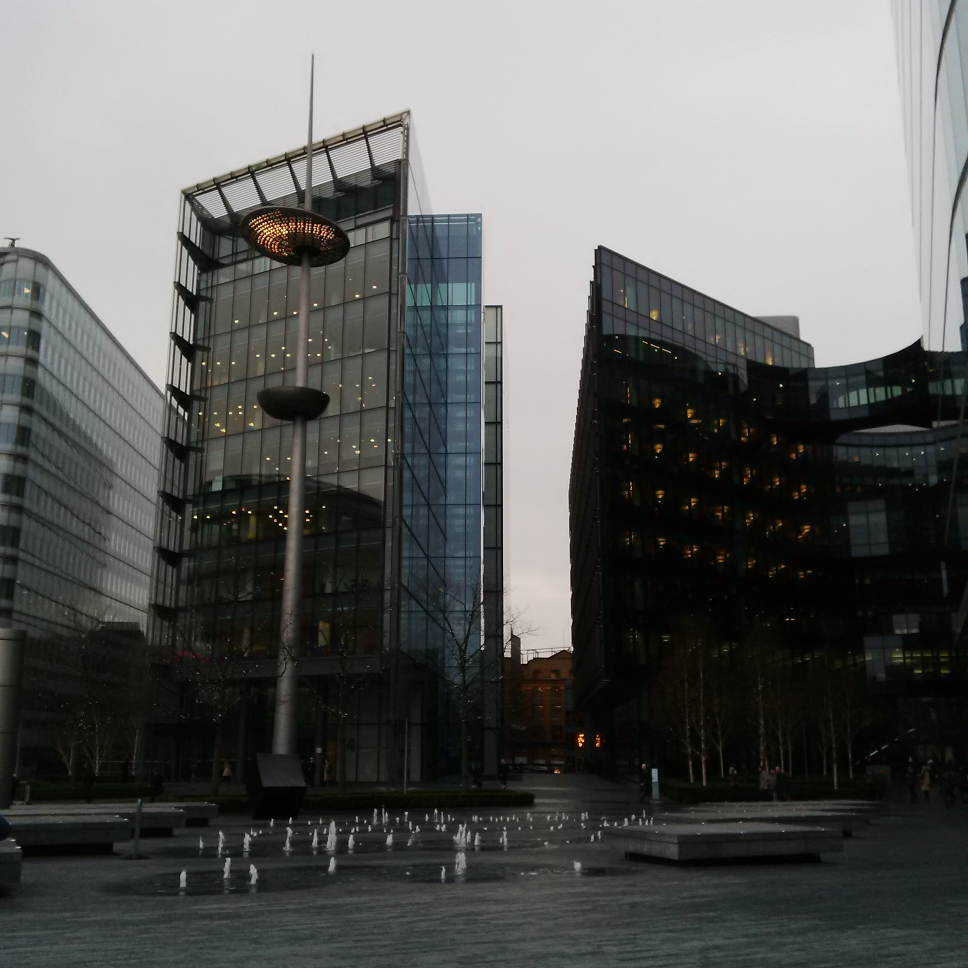
#> input picture Building.jpg, 1936 x 1936 px, found by its file name (shown at 1/2 size)
$ python idealadjusttool.py
#> lines starting #> are read from the running program, lines starting #| are printed output that depends on the picture; after the words box and inside, x2 and y2 are one past the last pixel; in counts of white or black regions, pixels touching at a corner belong together; long printed decimals are rounded
import cv2
import numpy as np
import matplotlib.pyplot as plt

def analyze_image(image_path):
    # 이미지 로드
#> called with image_path = '/content/Building.jpg'
    image = cv2.imread(image_path)
#> image is the input picture: shape (1936, 1936, 3); mean B, G, R 91.6, 93.5, 92.2

    # 이미지가 로드되지 않은 경우 오류 메시지 출력
    if image is None:
        print("이미지를 불러올 수 없습니다.")
        return

    # 밝기 조정
    brightness_adjusted = cv2.convertScaleAbs(image, alpha=1.2, beta=30)  # 알파: 대비 조정, 베타: 밝기 조정

    # 샤프닝
    kernel = np.array([[0, -1, 0], [-1, 5, -1], [0, -1, 0]])  # 샤프닝 커널
    sharpened_image = cv2.filter2D(brightness_adjusted, -1, kernel)

    # 엣지 검출
    edges = cv2.Canny(sharpened_image, 100, 200)
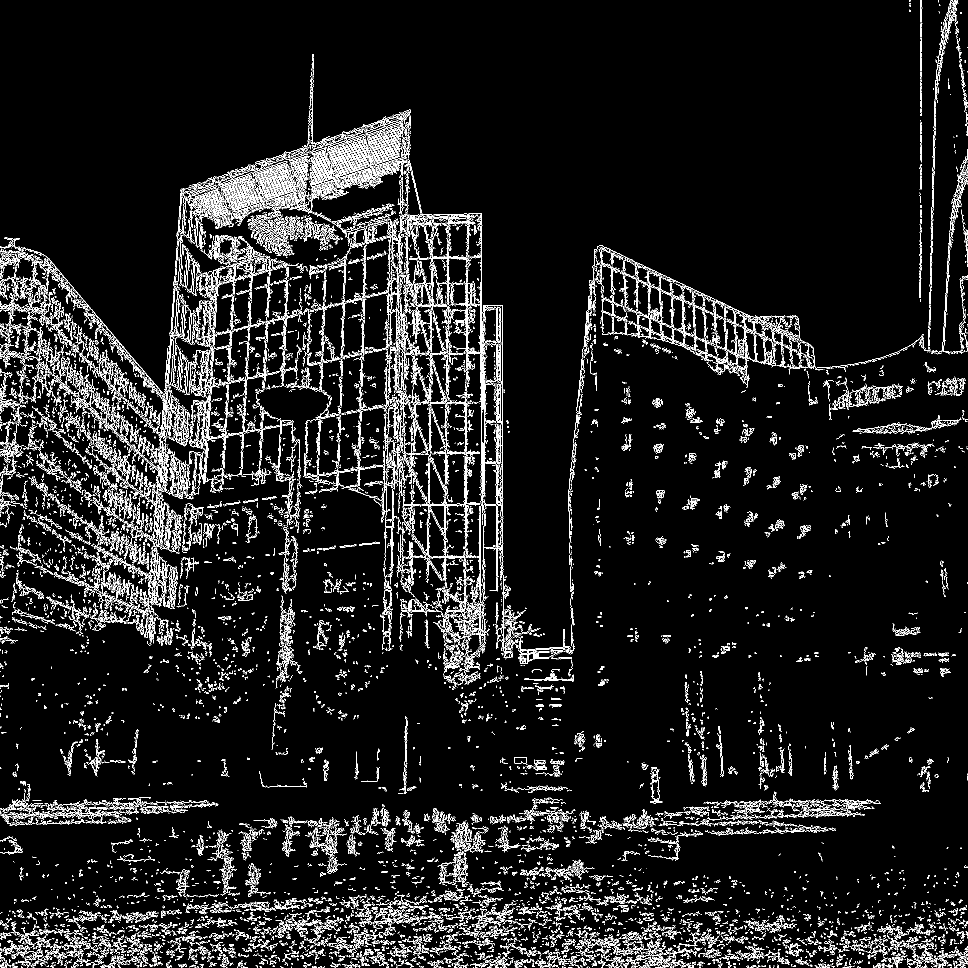
#> edges: shape (1936, 1936) (shown at 1/2 size); 7.2% white in thin lines or dots

    # 결과 시각화
    plt.figure(figsize=(15, 10))

    plt.subplot(2, 2, 1)
    plt.imshow(cv2.cvtColor(image, cv2.COLOR_BGR2RGB))
    plt.title('Original Image')

    plt.subplot(2, 2, 2)
    plt.imshow(cv2.cvtColor(brightness_adjusted, cv2.COLOR_BGR2RGB))
    plt.title('Brightness Adjusted Image')

    plt.subplot(2, 2, 3)
    plt.imshow(cv2.cvtColor(sharpened_image, cv2.COLOR_BGR2RGB))
    plt.title('Sharpened Image')

    plt.subplot(2, 2, 4)
    plt.imshow(edges, cmap='gray')
    plt.title('Edge Detection Image')

    plt.tight_layout()
    plt.show()
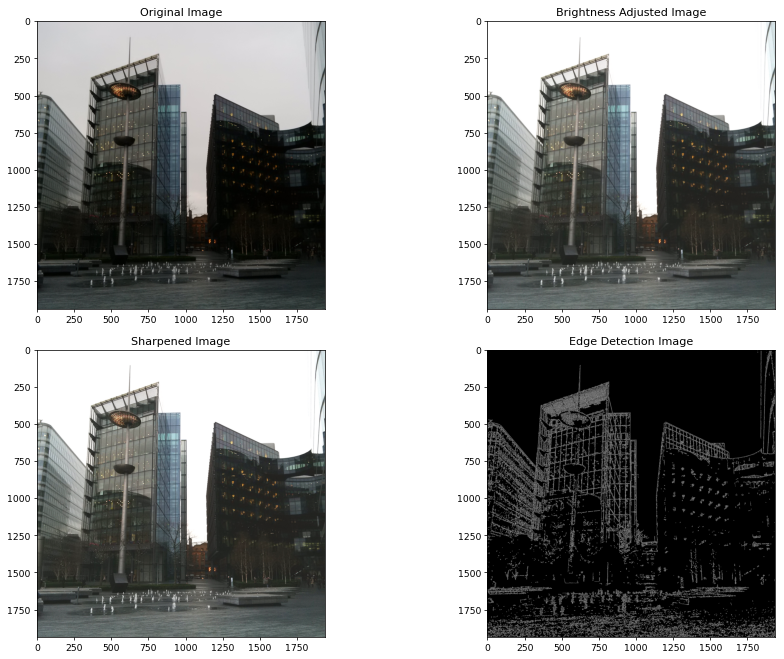
#> figure drawn by matplotlib, 4 panels

    # 사진 히스토그램 출력
    plot_image_histogram(image, 'Original Image Histogram')
    plot_image_histogram(brightness_adjusted, 'Brightness Adjusted Image Histogram')

    # Composition recommendation
    recommend_composition(image, brightness_adjusted)

def plot_image_histogram(image, title):
    # 그레이스케일로 변환
#> called with title = 'Original Image Histogram'
    gray_image = cv2.cvtColor(image, cv2.COLOR_BGR2GRAY)

    # 밝기 구간별로 픽셀 수 계산
    darkest = np.sum((gray_image >= 0) & (gray_image < 51))
#> darkest = 1643880
    dark = np.sum((gray_image >= 51) & (gray_image < 102))
#> dark = 798505
    mid = np.sum((gray_image >= 102) & (gray_image < 153))
#> mid = 151741
    light = np.sum((gray_image >= 153) & (gray_image < 204))
#> light = 205104
    lightest = np.sum((gray_image >= 204) & (gray_image <= 255))
#> lightest = 948866

    # 밝기 구간별 데이터 시각화
    labels = ['Darkest Tones', 'Dark Tones', 'Mid Tones', 'Light Tones', 'Lightest Tones']
    values = [darkest, dark, mid, light, lightest]
#> values = [1643880, 798505, 151741, 205104, 948866]

    plt.figure(figsize=(8, 6))
    plt.bar(labels, values, color='gray')
    plt.title(title)
    plt.xlabel('Brightness Range')
    plt.ylabel('Number of Pixels')
    plt.show()
#> call 2 of plot_image_histogram, with title = 'Brightness Adjusted Image Histogram'
#> in plot_image_histogram (call 2), `darkest = np.sum((gray_image >= 0) & (gray_image < 51))`: darkest = 853416
#> in plot_image_histogram (call 2), `dark = np.sum((gray_image >= 51) & (gray_image < 102))`: dark = 990330
#> in plot_image_histogram (call 2), `mid = np.sum((gray_image >= 102) & (gray_image < 153))`: mid = 600845
#> in plot_image_histogram (call 2), `light = np.sum((gray_image >= 153) & (gray_image < 204))`: light = 135853
#> in plot_image_histogram (call 2), `lightest = np.sum((gray_image >= 204) & (gray_image <= 255))`: lightest = 1167652
#> in plot_image_histogram (call 2), `values = [darkest, dark, mid, light, lightest]`: values = [853416, 990330, 600845, 135853, 1167652]
#> in plot_image_histogram (call 2), `plt.show()`:
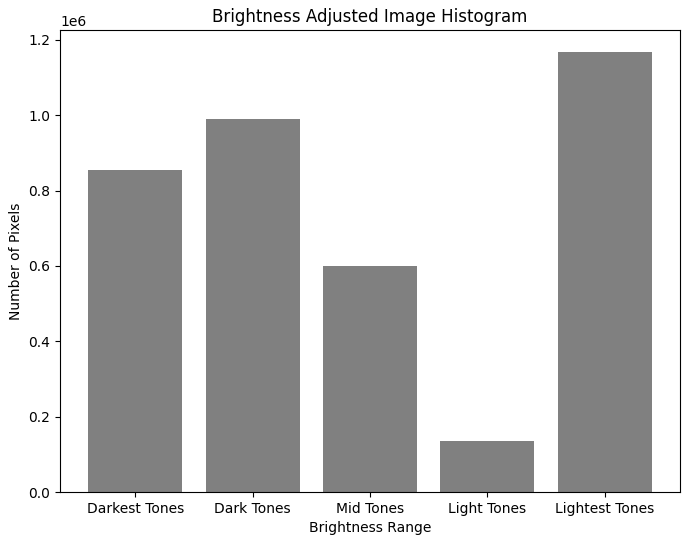
#> figure drawn by matplotlib, 1 panel; tallest bar 1167652 high, from x = 3.6 to 4.4

def recommend_composition(original_image, brightness_adjusted):
    # 원본 이미지의 밝기 및 대비 분석
    gray_image = cv2.cvtColor(original_image, cv2.COLOR_BGR2GRAY)
    mean_brightness = cv2.mean(gray_image)[0]
#> mean_brightness = 92.91
    contrast = gray_image.std()  # 대비는 표준 편차로 간주
#> contrast = 82.36

    # 색상 통계
    mean_color = cv2.mean(original_image)[:3]  # RGB 평균 값
#> mean_color = (91.58, 93.55, 92.17)
    color_stddev = np.std(original_image, axis=(0, 1))  # 색상 표준 편차
#> color_stddev = [83.37, 81.73, 83.36]

    # 분석 결과 출력
    print(f"Mean Brightness: {mean_brightness:.2f}")
#| Mean Brightness: 92.91
    print(f"Contrast: {contrast:.2f}")
#| Contrast: 82.36
    print(f"Mean Color (B, G, R): {mean_color}")
#| Mean Color (B, G, R): (91.580, 93.546, 92.172)
    print(f"Color Standard Deviation: {color_stddev}")
#| Color Standard Deviation: [83.374 81.733 83.361]

    # 동적 추천 밝기 및 대비 계산
    recommended_brightness = calculate_recommended_brightness(mean_brightness)
#> recommended_brightness = 110
    recommended_contrast = calculate_recommended_contrast(contrast)
#> recommended_contrast = 97.36

    # 구성 추천 기준
    lighting_advice = generate_lighting_advice(mean_brightness)
    contrast_advice = generate_contrast_advice(contrast)

    # 분석 기반의 상세 추천
    recommendations = (
        f"Based on the analysis:\n"
        f"- Mean Brightness: {mean_brightness:.2f} suggests: {lighting_advice}\n"
        f"- Contrast: {contrast:.2f} suggests: {contrast_advice}\n"
        f"- Mean Color Values (B, G, R): {mean_color}\n"
        f"- Consider adjusting the colors based on their standard deviation: {color_stddev}. "
        f"High standard deviation might indicate a vibrant scene, while low values could suggest a more uniform color distribution."
    )

    recommendations += (
        f"\n\nFor better results, aim for a brightness of around {recommended_brightness:.2f} and "
        f"a contrast of around {recommended_contrast:.2f}."
    )

    print("Recommendations for Better Composition:")
    print(recommendations)

    # 추천에 따라 조정 적용
    adjusted_image = apply_recommendations(original_image, recommended_brightness, recommended_contrast)

    # 원본 및 조정된 이미지 비교
    compare_images(original_image, adjusted_image)

def calculate_recommended_brightness(mean_brightness):
    # 평균 밝기를 기반으로 동적 추천 밝기 계산
    if mean_brightness < 100:
        return 110  # 낮은 밝기 증가
    elif mean_brightness >= 100 and mean_brightness <= 130:
        return mean_brightness + 5  # 중간 밝기 약간 증가
    else:
        return mean_brightness - 20

def calculate_recommended_contrast(contrast):
    # 현재 대비를 기반으로 동적 추천 대비 계산
    if contrast < 50:
        return 70  # 낮은 대비 증가
    else:
        return contrast + 15  # 적절한 대비에서 약간 증가

def generate_lighting_advice(mean_brightness):
    # 평균 밝기에 따른 조명 조언 생성
    if mean_brightness < 100:
        return "Increase the lighting. Consider using a flash or additional light sources."
    elif mean_brightness >= 100 and mean_brightness < 130:
        return "Lighting is adequate, but a slight increase might enhance the image."
    else:
        return "Lighting is optimal. You may maintain current conditions."

def generate_contrast_advice(contrast):
    # 대비에 따른 조언 생성
#| Based on the analysis:
#| - Mean Brightness: 92.91 suggests: Increase the lighting. Consider using a flash or additional light sources.
#| - Contrast: 82.36 suggests: Contrast levels are satisfactory. Good for capturing details.
#| - Mean Color Values (B, G, R): (91.580, 93.546, 92.172)
#| - Consider adjusting the colors based on their standard deviation: [83.374 81.733 83.361]. High standard deviation might indicate a vibrant scene, while low values could sugg
    if contrast < 50:
        return "Increase contrast by adjusting the camera settings or post-processing."
    else:
        return "Contrast levels are satisfactory. Good for capturing details."

def apply_recommendations(original_image, recommended_brightness, recommended_contrast):
    # 이미지 복사
#> called with recommended_brightness = 110, recommended_contrast = 97.36
    adjusted_image = original_image.copy()

    # LAB 색 공간으로 변환하여 대비 조정
    lab = cv2.cvtColor(adjusted_image, cv2.COLOR_BGR2LAB)
#> lab: shape (1936, 1936, 3); mean of channels 0, 1, 2 95.5, 127.1, 128.9
    l, a, b = cv2.split(lab)
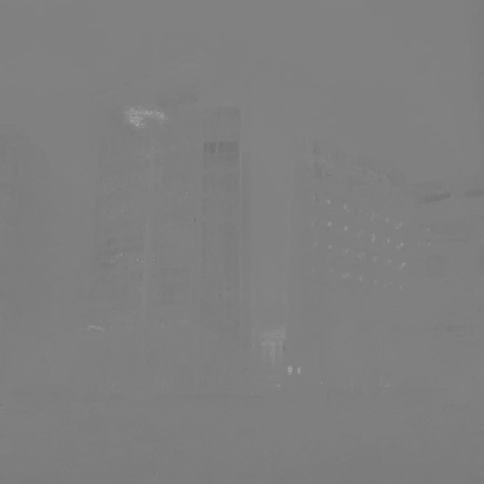
#> a: shape (1936, 1936) (shown at 1/4 size); min 98, max 173, mean 127.1

    # CLAHE 적용 (Contrast Limited Adaptive Histogram Equalization)
    clahe = cv2.createCLAHE(clipLimit=2.0, tileGridSize=(8, 8))
    l = clahe.apply(l)

    # LAB 색 공간에서 다시 병합
    adjusted_image = cv2.merge((l, a, b))
#> adjusted_image: shape (1936, 1936, 3); mean of channels 0, 1, 2 113.2, 127.1, 128.9
    adjusted_image = cv2.cvtColor(adjusted_image, cv2.COLOR_LAB2BGR)

    # HSV 색 공간으로 변환하여 하늘 영역 마스킹
    hsv = cv2.cvtColor(adjusted_image, cv2.COLOR_BGR2HSV)
#> hsv: shape (1936, 1936, 3); mean H, S, V 59.7, 30.8, 112.2
    lower_blue = np.array([90, 50, 50])   # 하늘색 범위 설정
    upper_blue = np.array([140, 255, 255])
    sky_mask = cv2.inRange(hsv, lower_blue, upper_blue)
#> sky_mask: shape (1936, 1936); 2.2% white; 1307 white regions (1246 under 20 px), largest, box (x1, y1, x2, y2) and area: (809, 429, 963, 1170) 71362, (808, 927, 857, 1056) 2008, (1920, 634, 1936, 701) 659

    # 하늘 영역 조정
    sky_region = cv2.bitwise_and(adjusted_image, adjusted_image, mask=sky_mask)
    sky_region = cv2.convertScaleAbs(sky_region, alpha=1.05, beta=5)  # 하늘 색상 강도 및 대비 조정

    # 건물 및 다른 요소 마스킹
    building_mask = cv2.bitwise_not(sky_mask)
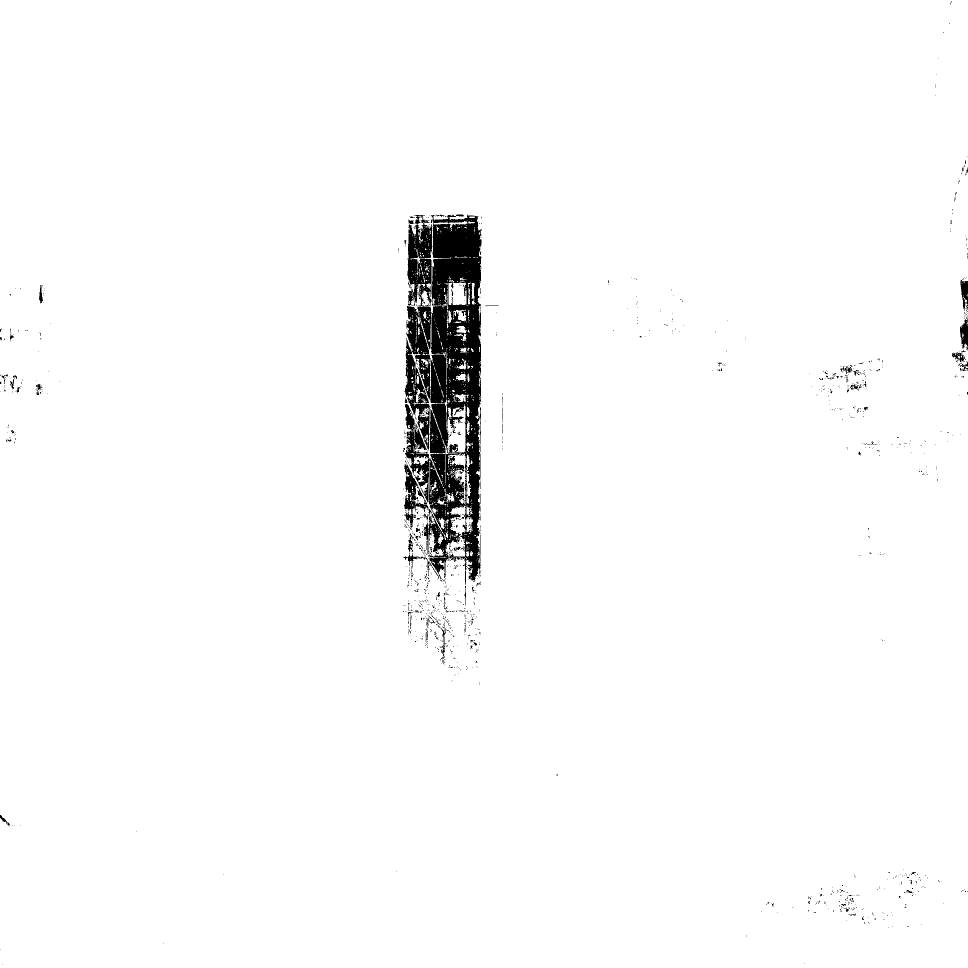
#> building_mask: shape (1936, 1936) (shown at 1/2 size); 97.8% white; 1307 black regions (1246 under 20 px), largest, box (x1, y1, x2, y2) and area: (809, 429, 963, 1170) 71362, (808, 927, 857, 1056) 2008, (1920, 634, 1936, 701) 659
    building_region = cv2.bitwise_and(adjusted_image, adjusted_image, mask=building_mask)
    building_region = cv2.convertScaleAbs(building_region, alpha=1.05, beta=0)  # 건물의 색상 및 대비 조정

    # 최종 이미지 결합
    final_image = cv2.add(sky_region, building_region)

    # 색상 균형 조정
    final_image = cv2.convertScaleAbs(final_image, alpha=1.0, beta=0)

    return final_image

# [23 lines left out: function local_brightness_correction, not called in this run]

def compare_images(original_image, adjusted_image):
    # 원본 및 조정된 이미지를 나란히 표시
    plt.figure(figsize=(12, 6))
    plt.subplot(1, 2, 1)
    plt.imshow(cv2.cvtColor(original_image, cv2.COLOR_BGR2RGB))
    plt.title('Original Image')

    plt.subplot(1, 2, 2)
    plt.imshow(cv2.cvtColor(adjusted_image, cv2.COLOR_BGR2RGB))
    plt.title('Adjusted Image')

    plt.show()
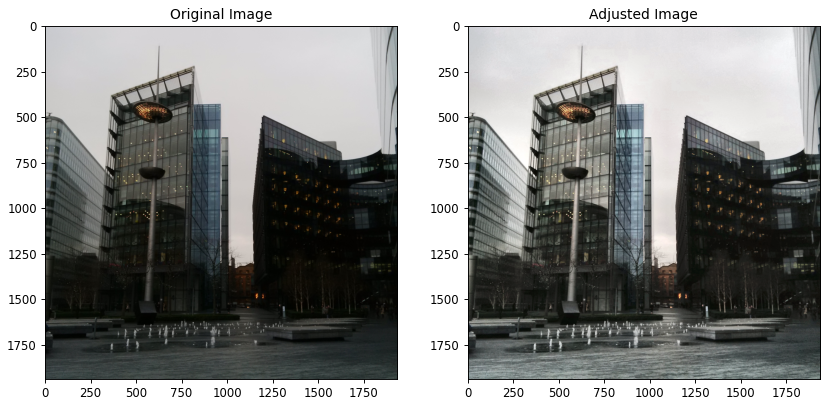
#> figure drawn by matplotlib, 2 panels

# 사용 예시
analyze_image('/content/Building.jpg')  # 이미지를 불러올 경로를 지정하세요
